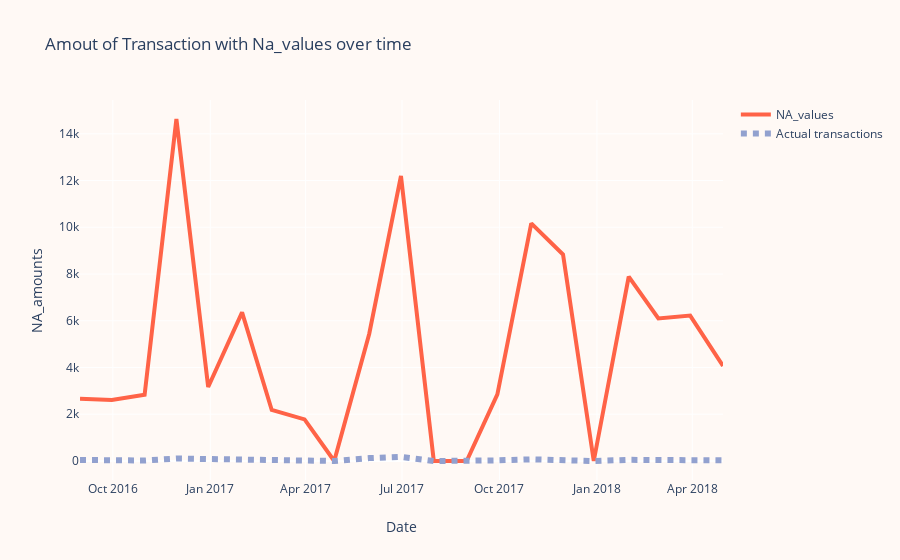

Notebook cell for this chart:
### Code cell
#these are the amount of transaction with a Nan Value 
dat = data_train_time['totals.transactionRevenue'].isna().resample('BM').count()
dat_plt = dat.values.tolist()

#prepairing the actual amout of transaction we have 
dat_amount= data_train_time['totals.transactionRevenue'].resample('BM').count()
dat_amount_plt = dat_amount.values.tolist()


dat_values = data_train_time.transaction.resample('BM').sum()

# Take off the date index
datp = dat.reset_index()

# Plotly
trace0 = go.Scatter(
    x = datp['date'],
    y = dat,
    name = 'NA_values',
    line = dict(
        color = ('#ff6347'),
        width = 4)
    
)
trace1 = go.Scatter(
    x = datp['date'],
    y = dat_amount,
    name = 'Actual transactions',
    line = dict(
        color = ('#92a1cf'),
        width = 6,
    dash="dot")
)

data = [trace0,trace1]


# Edit the layout
layout = dict(title = 'Amout of Transaction with Na_values over time',
              xaxis = dict(title = 'Date'),
              yaxis = dict(title = 'NA_amounts'),
              
              paper_bgcolor='#FFF9F5',
              plot_bgcolor='#FFF9F5'
              )

fig = dict(data=data, layout=layout)
iplot(fig, filename='styled-line')

### Figure 1 — Plotly figure (JSON) as saved in the notebook; plotly's stock layout.template omitted (floating-point values rounded to 4 significant figures)
{"data": [{"line": {"color": "#ff6347", "width": 4}, "name": "NA_values", "type": "scatter", "x": ["2016-08-31T00:00:00", "2016-09-30T00:00:00", "2016-10-31T00:00:00", "2016-11-30T00:00:00", "2016-12-30T00:00:00", "2017-01-31T00:00:00", "2017-02-28T00:00:00", "2017-03-31T00:00:00", "2017-04-28T00:00:00", "2017-05-31T00:00:00", "2017-06-30T00:00:00", "2017-07-31T00:00:00", "2017-08-31T00:00:00", "2017-09-29T00:00:00", "2017-10-31T00:00:00", "2017-11-30T00:00:00", "2017-12-29T00:00:00", "2018-01-31T00:00:00", "2018-02-28T00:00:00", "2018-03-30T00:00:00", "2018-04-30T00:00:00"], "y": [2667, 2613, 2838, 14633, 3166, 6361, 2182, 1781, 0, 5434, 12197, 0, 0, 2850, 10166, 8835, 0, 7891, 6100, 6220, 4066]}, {"line": {"color": "#92a1cf", "dash": "dot", "width": 6}, "name": "Actual transactions", "type": "scatter", "x": ["2016-08-31T00:00:00", "2016-09-30T00:00:00", "2016-10-31T00:00:00", "2016-11-30T00:00:00", "2016-12-30T00:00:00", "2017-01-31T00:00:00", "2017-02-28T00:00:00", "2017-03-31T00:00:00", "2017-04-28T00:00:00", "2017-05-31T00:00:00", "2017-06-30T00:00:00", "2017-07-31T00:00:00", "2017-08-31T00:00:00", "2017-09-29T00:00:00", "2017-10-31T00:00:00", "2017-11-30T00:00:00", "2017-12-29T00:00:00", "2018-01-31T00:00:00", "2018-02-28T00:00:00", "2018-03-30T00:00:00", "2018-04-30T00:00:00"], "y": [45, 27, 21, 106, 77, 72, 29, 11, 0, 124, 177, 0, 0, 28, 71, 42, 0, 49, 35, 55, 28]}], "layout": {"paper_bgcolor": "#FFF9F5", "plot_bgcolor": "#FFF9F5", "title": {"text": "Amout of Transaction with Na_values over time"}, "xaxis": {"title": {"text": "Date"}}, "yaxis": {"title": {"text": "NA_amounts"}}}}
